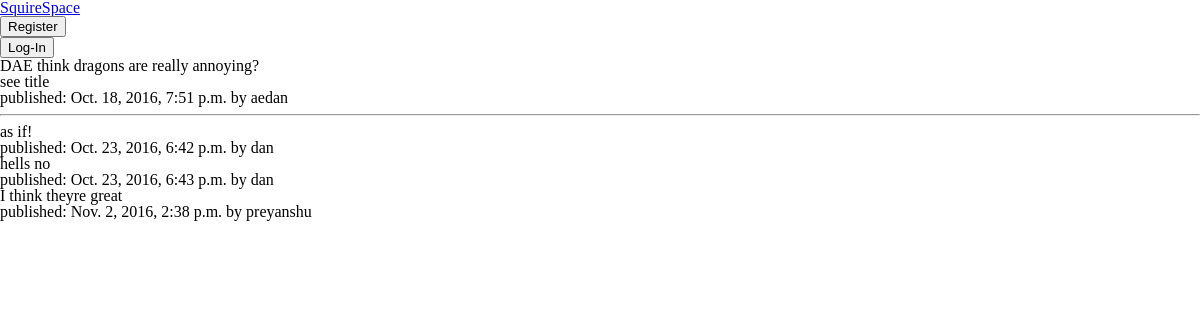
The app's page /post/1/ with its own data.
### blog/models.py (models this page shows, shortened)
class Post(models.Model):
	author = models.ForeignKey('auth.User')
	title = models.CharField(max_length=200)
	text = models.TextField()
	created_date = models.DateTimeField(
		default=timezone.now)
	published_date = models.DateTimeField(
		blank = True, null = True)

class Comment(models.Model):
    post = models.ForeignKey('blog.Post', related_name='comments')
    author = models.ForeignKey('auth.User')
    text = models.TextField()
    created_date = models.DateTimeField(default=timezone.now)

### blog/views.py (the view)
# urls.py: url(r'^post/(?P<pk>\d+)/$', views.post_detail, name='post_detail'),
def post_detail(request, pk):
    post = get_object_or_404(Post, pk=pk)
    return render(request, 'blog/post_with_comments.html', {'post': post})

### blog/templates/blog/post_with_comments.html (shortened to what this page needs)
{% extends 'blog/base.html' %}
{% block content %}
    <div class="post">
        <h1>{{ post.title }}</h1>
	    <p><big>{{ post.text|linebreaksbr }}</big></p>
	    <p><small>published: {{ post.published_date }} by {{ post.author }}</small></p>
    </div>
    <hr />
    {% for comment in post.comments.all %}
        <p><big>{{ comment.text|linebreaksbr }}</big></p>
        <p><small>published: {{ comment.created_date }} by {{ comment.author }}</small></p>
    {% empty %}
        <p>No comments</p>
    {% endfor %}
    {% endblock %}

### blog/static/css/theme.css (style rules this page uses)
html, body, div, span, applet, object, iframe, h1, h2, h3, h4, h5, h6, p, blockquote, pre, a, abbr, acronym, address, big, cite, code, del, dfn, em, img, ins, kbd, q, s, samp, small, strike, strong, sub, sup, tt, var, b, u, i, center, dl, dt, dd, ol, ul, li, fieldset, form, label, legend, table, caption, tbody, tfoot, thead, tr, th, td, article, aside, canvas, details, embed, figure, figcaption, footer, header, hgroup, menu, nav, output, ruby, section, summary, time, mark, audio, video { margin: 0; padding: 0; border: 0; font-size: 100%; font: inherit; vertical-align: baseline; }
body { line-height: 1; }

### records on screen
Post: title "DAE think dragons are really annoying?", text "see title", published_date "Oct. 18, 2016, 7:51 p.m.", author "aedan"
Comment: text "as if!", created_date "Oct. 23, 2016, 6:42 p.m.", author "dan"
Comment: text "hells no", created_date "Oct. 23, 2016, 6:43 p.m.", author "dan"
Comment: text "I think theyre great", created_date "Nov. 2, 2016, 2:38 p.m.", author "preyanshu"
